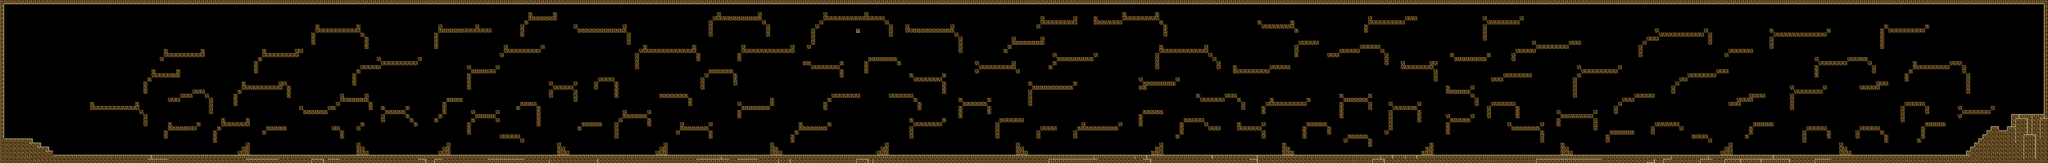

This game map was drawn from its Tiled (.tmx) file and the tilesets committed beside it. A one-line description and the trimmed map source follow:
An orthogonal 500x40 tile map with 32x32 px tiles, 1 tile layer (walls) and 145 objects (142x Crawler, exit, player, DoubleJump).

<map version="1.0" orientation="orthogonal" renderorder="right-down" width="500" height="40" tilewidth="32" tileheight="32" nextobjectid="250">
 <tileset firstgid="1" name="tileseta" tilewidth="32" tileheight="32">
  <image source="tileseta.png" width="160" height="160" />
 </tileset>
 <layer name="walls" width="500" height="40">
  <data>[20000 cells, 3147 non-empty, 11 distinct tile ids]</data>
 </layer>
 <objectgroup name="objects">
  <object id="1" name="exit" type="exit" x="15715.9" y="759.277" width="161.638" height="115" />
  <object id="2" name="player" type="player" x="115" y="1035" width="15" height="18" />
 </objectgroup>
 <objectgroup name="enemies">
  <object id="107" name="Crawler" type="Crawler" x="14733.2" y="968.495" width="32" height="25" />
  <object id="108" name="Crawler" type="Crawler" x="926.761" y="1151.52" width="32" height="25" />
  <object id="109" name="Crawler" type="Crawler" x="1451.05" y="1127.47" width="32" height="25" />
  <object id="110" name="Crawler" type="Crawler" x="820.941" y="752.291" width="32" height="25" />
  <object id="111" name="Crawler" type="Crawler" x="974.861" y="742.671" width="32" height="25" />
  <object id="112" name="Crawler" type="Crawler" x="1402.95" y="353.06" width="32" height="25" />
  <object id="113" name="Crawler" type="Crawler" x="1297.13" y="526.221" width="32" height="25" />
  <object id="114" name="Crawler" type="Crawler" x="1489.53" y="338.63" width="32" height="25" />
  <object id="115" name="Crawler" type="Crawler" x="1667.5" y="1161.14" width="32" height="25" />
  <object id="116" name="Crawler" type="Crawler" x="594.871" y="1146.71" width="32" height="25" />
  <object id="117" name="Crawler" type="Crawler" x="1417.38" y="920.641" width="32" height="25" />
  <object id="118" name="Crawler" type="Crawler" x="1542.44" y="665.711" width="32" height="25" />
  <object id="119" name="Crawler" type="Crawler" x="1806.99" y="891.781" width="32" height="25" />
  <object id="120" name="Crawler" type="Crawler" x="1970.53" y="622.421" width="32" height="25" />
  <object id="121" name="Crawler" type="Crawler" x="2105.21" y="603.181" width="32" height="25" />
  <object id="122" name="Crawler" type="Crawler" x="2143.69" y="381.92" width="32" height="25" />
  <object id="123" name="Crawler" type="Crawler" x="2538.11" y="175.09" width="32" height="25" />
  <object id="124" name="Crawler" type="Crawler" x="2720.89" y="146.23" width="32" height="25" />
  <object id="125" name="Crawler" type="Crawler" x="2427.48" y="785.961" width="32" height="25" />
  <object id="126" name="Crawler" type="Crawler" x="2764.18" y="728.241" width="32" height="25" />
  <object id="127" name="Crawler" type="Crawler" x="2071.54" y="1165.95" width="32" height="25" />
  <object id="128" name="Crawler" type="Crawler" x="2326.47" y="1146.71" width="32" height="25" />
  <object id="129" name="Crawler" type="Crawler" x="2571.78" y="1151.52" width="32" height="25" />
  <object id="130" name="Crawler" type="Crawler" x="3081.64" y="795.581" width="32" height="25" />
  <object id="131" name="Crawler" type="Crawler" x="3124.93" y="405.97" width="32" height="25" />
  <object id="132" name="Crawler" type="Crawler" x="2845.95" y="468.5" width="32" height="25" />
  <object id="133" name="Crawler" type="Crawler" x="3528.97" y="151.04" width="32" height="25" />
  <object id="134" name="Crawler" type="Crawler" x="4211.99" y="50.0301" width="32" height="25" />
  <object id="135" name="Crawler" type="Crawler" x="4144.65" y="314.58" width="32" height="25" />
  <object id="136" name="Crawler" type="Crawler" x="4005.16" y="343.44" width="32" height="25" />
  <object id="137" name="Crawler" type="Crawler" x="3807.95" y="478.12" width="32" height="25" />
  <object id="138" name="Crawler" type="Crawler" x="3519.35" y="718.621" width="32" height="25" />
  <object id="139" name="Crawler" type="Crawler" x="3735.8" y="862.921" width="32" height="25" />
  <object id="140" name="Crawler" type="Crawler" x="3625.17" y="1151.52" width="32" height="25" />
  <object id="141" name="Crawler" type="Crawler" x="3288.47" y="1141.9" width="32" height="25" />
  <object id="142" name="Crawler" type="Crawler" x="3047.97" y="1141.9" width="32" height="25" />
  <object id="143" name="Crawler" type="Crawler" x="4096.55" y="1156.33" width="32" height="25" />
  <object id="144" name="Crawler" type="Crawler" x="3865.67" y="1117.85" width="32" height="25" />
  <object id="145" name="Crawler" type="Crawler" x="4096.55" y="747.481" width="32" height="25" />
  <object id="146" name="Crawler" type="Crawler" x="4365.91" y="627.231" width="32" height="25" />
  <object id="147" name="Crawler" type="Crawler" x="4577.55" y="165.47" width="32" height="25" />
  <object id="148" name="Crawler" type="Crawler" x="4741.09" y="155.85" width="32" height="25" />
  <object id="149" name="Crawler" type="Crawler" x="5077.8" y="285.72" width="32" height="25" />
  <object id="150" name="Crawler" type="Crawler" x="5270.2" y="290.53" width="32" height="25" />
  <object id="151" name="Crawler" type="Crawler" x="5655" y="69.2701" width="32" height="25" />
  <object id="152" name="Crawler" type="Crawler" x="5857.02" y="60.8611" width="32" height="25" />
  <object id="153" name="Crawler" type="Crawler" x="5890.69" y="280.91" width="32" height="25" />
  <object id="154" name="Crawler" type="Crawler" x="6059.04" y="314.58" width="32" height="25" />
  <object id="155" name="Crawler" type="Crawler" x="5606.9" y="487.741" width="32" height="25" />
  <object id="156" name="Crawler" type="Crawler" x="5443.36" y="915.831" width="32" height="25" />
  <object id="157" name="Crawler" type="Crawler" x="4943.11" y="824.441" width="32" height="25" />
  <object id="158" name="Crawler" type="Crawler" x="5246.15" y="675.331" width="32" height="25" />
  <object id="159" name="Crawler" type="Crawler" x="5847.4" y="781.151" width="32" height="25" />
  <object id="160" name="Crawler" type="Crawler" x="6338.02" y="949.501" width="32" height="25" />
  <object id="161" name="Crawler" type="Crawler" x="6419.79" y="439.64" width="32" height="25" />
  <object id="162" name="Crawler" type="Crawler" x="6597.76" y="675.331" width="32" height="25" />
  <object id="163" name="Crawler" type="Crawler" x="6500.08" y="70.4924" width="32" height="25" />
  <object id="164" name="Crawler" type="Crawler" x="6686.24" y="77.2174" width="32" height="25" />
  <object id="165" name="Crawler" type="Crawler" x="7261.54" y="151.04" width="32" height="25" />
  <object id="166" name="Crawler" type="Crawler" x="7136.48" y="151.04" width="32" height="25" />
  <object id="167" name="Crawler" type="Crawler" x="7256.73" y="526.221" width="32" height="25" />
  <object id="168" name="Crawler" type="Crawler" x="7251.92" y="886.971" width="32" height="25" />
  <object id="169" name="Crawler" type="Crawler" x="6684.34" y="1127.47" width="32" height="25" />
  <object id="170" name="Crawler" type="Crawler" x="6439.03" y="1156.33" width="32" height="25" />
  <object id="171" name="Crawler" type="Crawler" x="5813.73" y="1127.47" width="32" height="25" />
  <object id="172" name="Crawler" type="Crawler" x="5424.12" y="1161.14" width="32" height="25" />
  <object id="173" name="Crawler" type="Crawler" x="4851.72" y="1108.23" width="32" height="25" />
  <object id="174" name="Crawler" type="Crawler" x="4620.84" y="1151.52" width="32" height="25" />
  <object id="175" name="Crawler" type="Crawler" x="5630.95" y="1137.09" width="32" height="25" />
  <object id="176" name="Crawler" type="Crawler" x="7146.1" y="1146.71" width="32" height="25" />
  <object id="177" name="Crawler" type="Crawler" x="7742.54" y="1170.76" width="32" height="25" />
  <object id="178" name="Crawler" type="Crawler" x="7497.23" y="1113.04" width="32" height="25" />
  </objectgroup>
 <objectgroup name="powerups">
  <!-- 1 objects omitted --></objectgroup>
</map>
<!-- 71 of 145 objects omitted -->
